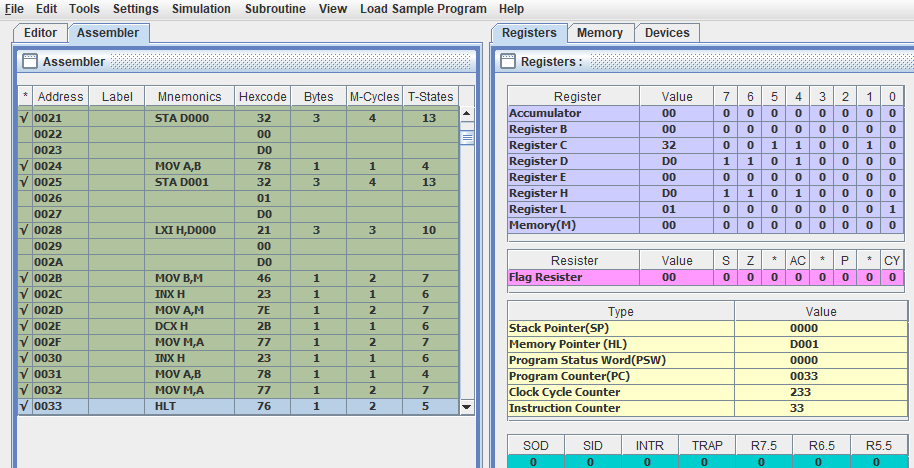
#> input picture lab11/Screenshot 2025-08-31 163932.png, 914 x 468 px, found by its file name
$ python ColorSpace.py
#> lines starting #> are read from the running program, lines starting #| are printed output that depends on the picture
import numpy as np
from PIL import Image, ImageOps
import matplotlib.pyplot as plt
img=Image.open(r'G:\sem-3\python_lab\lab11\Screenshot 2025-08-31 163932.png')
#> img is the input picture: PIL image 914x468 RGBA; mean R, G, B, A 195, 203.9, 200.6, 255
img_array = np.array(img)
gray_img = np.dot (img_array[..., :3], [0.299, 0.587, 0.114])
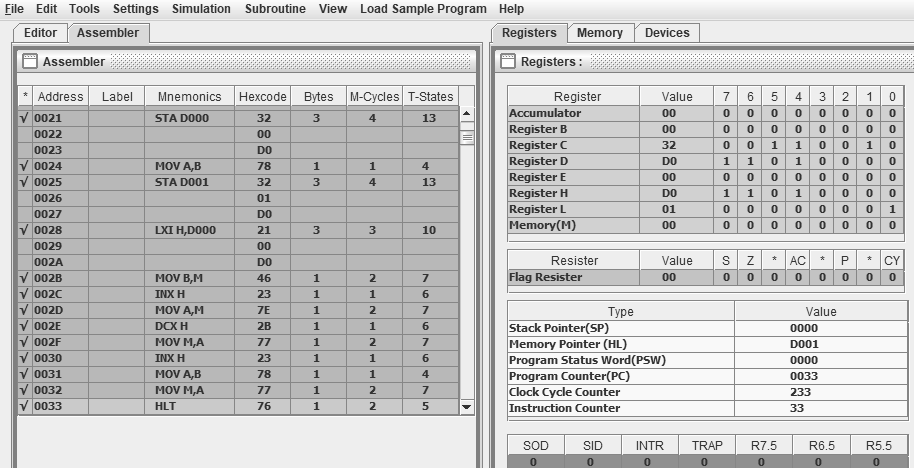
#> gray_img: shape (468, 914) float64; min 46.91, max 255, mean 200.9
plt.figure(figsize=(10, 5))
plt.subplot(1, 2, 1)
plt.imshow(img_array)
plt.title('Original RGB Image')
plt.axis('off')
plt.subplot(1, 2, 2)
plt.imshow(gray_img, cmap='gray')
plt.title('Grayscale Image')
plt.axis('off')
plt.tight_layout()
plt.show()
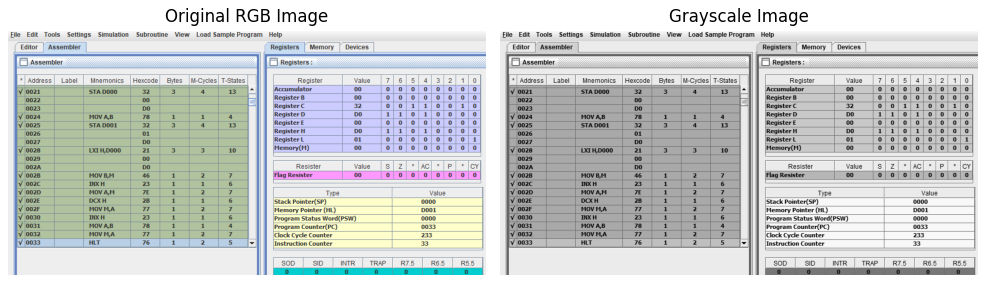
#> figure drawn by matplotlib, 2 panels
